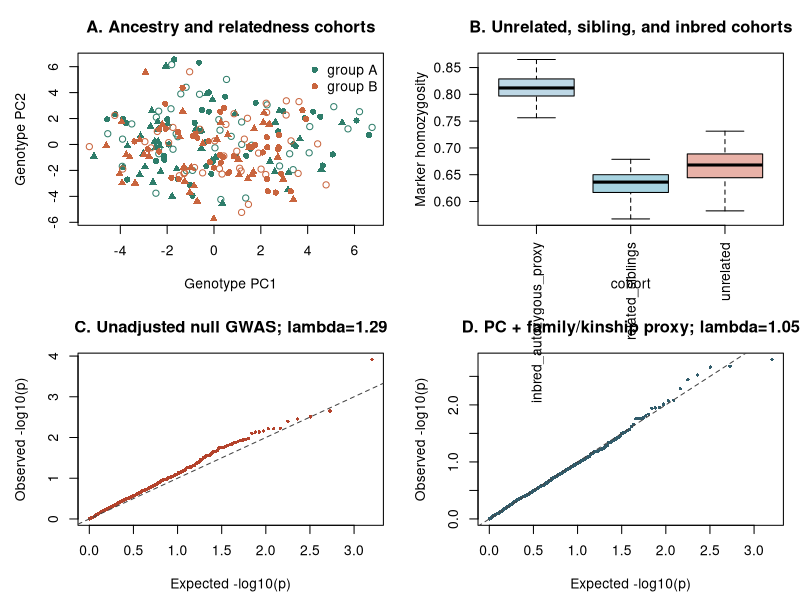

Reproduce this figure in R.
#!/usr/bin/env Rscript

# Figure 13: synthetic human cohort relatedness and GWAS-calibration benchmark.
# This creates no clinical phenotype and uses no patient data. It demonstrates
# why ancestry and close relatedness can inflate association statistics.

args <- commandArgs(trailingOnly = TRUE)
get_arg <- function(flag, default) { i <- match(flag, args, nomatch = 0L); if (!i || i == length(args)) default else args[i + 1L] }
script_argument <- grep("^--file=", commandArgs(), value = TRUE)
script_path <- if (length(script_argument)) sub("^--file=", "", script_argument[1L]) else "analysis/paper_fig/fig13_human_relatedness_gwas_calibration.R"
repo_root <- normalizePath(file.path(dirname(script_path), "..", ".."), mustWork = FALSE)
if (!dir.exists(repo_root)) repo_root <- normalizePath(".")
setwd(repo_root)

out_dir <- get_arg("--out_dir", file.path("analysis", "results", "human_relatedness_gwas_calibration"))
seed <- as.integer(get_arg("--seed", "1301"))
n_per_group <- as.integer(get_arg("--n_per_group", "120"))
n_markers <- as.integer(get_arg("--n_markers", "800"))
dir.create(out_dir, recursive = TRUE, showWarnings = FALSE)
set.seed(seed)

# Two synthetic ancestry groups differ in allele frequencies. Within each
# group we create unrelated individuals, sibling pairs, and an autozygous
# inbreeding proxy. The latter increases homozygosity at heterozygous markers
# and is explicitly synthetic; it is not a reconstruction of human pedigrees.
if (n_per_group %% 3L != 0L) stop("n_per_group must be divisible by three")
n <- 2L * n_per_group
ancestry <- character(n)
cohort <- character(n)
family <- character(n)
base_af <- runif(n_markers, 0.08, 0.42)
delta <- rnorm(n_markers, 0, 0.10)
af_a <- pmin(0.49, pmax(0.01, base_af + delta))
af_b <- pmin(0.49, pmax(0.01, base_af - delta))
G <- matrix(NA_real_, nrow = n_markers, ncol = n)
cursor <- 0L
for (g in c("group_A", "group_B")) {
  n_each <- n_per_group / 3L
  af <- if (g == "group_A") af_a else af_b
  unrelated_idx <- seq.int(cursor + 1L, cursor + n_each)
  G[, unrelated_idx] <- matrix(rbinom(n_markers * n_each, 2L, rep(af, each = n_each)), nrow = n_markers)
  ancestry[unrelated_idx] <- g; cohort[unrelated_idx] <- "unrelated"
  family[unrelated_idx] <- paste0(g, "_unrelated_", seq_len(n_each))
  cursor <- cursor + n_each

  sibling_idx <- seq.int(cursor + 1L, cursor + n_each)
  parents <- matrix(rbinom((n_each / 2L) * n_markers * 2L, 2L, rep(af, each = n_each)), nrow = n_markers)
  for (pair in seq_len(n_each / 2L)) {
    father <- parents[, 2L * pair - 1L]; mother <- parents[, 2L * pair]
    gamete <- function(x) rbinom(length(x), 1L, x / 2)
    G[, sibling_idx[2L * pair - 1L]] <- gamete(father) + gamete(mother)
    G[, sibling_idx[2L * pair]] <- gamete(father) + gamete(mother)
  }
  ancestry[sibling_idx] <- g; cohort[sibling_idx] <- "related_siblings"
  family[sibling_idx] <- rep(paste0(g, "_sibling_", seq_len(n_each / 2L)), each = 2L)
  cursor <- cursor + n_each

  inbred_idx <- seq.int(cursor + 1L, cursor + n_each)
  inbred <- matrix(rbinom(n_markers * n_each, 2L, rep(af, each = n_each)), nrow = n_markers)
  heterozygous <- inbred == 1L & matrix(runif(n_markers * n_each), nrow = n_markers) < 0.45
  inbred[heterozygous] <- 2L * rbinom(sum(heterozygous), 1L, rep(af, length.out = sum(heterozygous)))
  G[, inbred_idx] <- inbred
  ancestry[inbred_idx] <- g; cohort[inbred_idx] <- "inbred_autozygous_proxy"
  family[inbred_idx] <- paste0(g, "_autozygous_", seq_len(n_each))
  cursor <- cursor + n_each
}
samples <- sprintf("human_%03d", seq_len(n))
markers <- data.frame(marker_id = sprintf("chr10_marker_%04d", seq_len(n_markers)), seqname = "chr10", pos = sort(sample.int(10000000L, n_markers)), ref = "A", alt = "G", G, check.names = FALSE, stringsAsFactors = FALSE)
names(markers)[6:ncol(markers)] <- samples
geno_file <- file.path(out_dir, "synthetic_human_chr10_genotypes.tsv")
write.table(markers, geno_file, sep = "\t", row.names = FALSE, quote = FALSE)

# No marker causes this trait. A group-level environmental shift is deliberately
# inserted so an unadjusted GWAS has confounding to discover.
trait <- 1.2 * as.integer(ancestry == "group_B") + rnorm(n, 0, 1)
pheno <- data.frame(sample = samples, ancestry = ancestry, cohort = cohort, family = family, marker_homozygosity = colMeans(G == 0L | G == 2L), synthetic_null_trait = trait, stringsAsFactors = FALSE)
write.table(pheno, file.path(out_dir, "synthetic_null_phenotype.tsv"), sep = "\t", row.names = FALSE, quote = FALSE)

# PCs and kinship eigenvectors are derived from all markers. The adjusted scan
# uses both plus known family labels, providing an explicit family/kinship-aware
# fixed-effect calibration demonstration (not a replacement for an LMM).
Z <- scale(t(G), center = TRUE, scale = FALSE)
pc <- stats::prcomp(Z, rank. = 6L)$x
K <- tcrossprod(Z) / ncol(Z)
kin_eigen <- eigen(K, symmetric = TRUE)$vectors[, 1:6, drop = FALSE]
association <- function(adjusted = FALSE) {
  p <- numeric(n_markers)
  for (j in seq_len(n_markers)) {
    dat <- data.frame(y = trait, dosage = G[j, ], PC1 = pc[, 1], PC2 = pc[, 2], K1 = kin_eigen[, 1], K2 = kin_eigen[, 2], family = family)
    fit <- if (adjusted) stats::lm(y ~ dosage + PC1 + PC2 + K1 + K2 + family, data = dat) else stats::lm(y ~ dosage, data = dat)
    p[j] <- summary(fit)$coefficients["dosage", "Pr(>|t|)"]
  }
  p
}
cat("1. Running unadjusted and PC-plus-kinship-adjusted null GWAS scans...\n")
p_naive <- association(FALSE)
p_adjusted <- association(TRUE)
lambda <- function(p) stats::median(stats::qchisq(1 - p, 1L), na.rm = TRUE) / stats::qchisq(0.5, 1L)
results <- data.frame(marker_id = markers$marker_id, seqname = "chr10", pos = markers$pos, naive_p_value = p_naive, pc_kinship_p_value = p_adjusted, stringsAsFactors = FALSE)
write.table(results, file.path(out_dir, "gwas_calibration_results.tsv"), sep = "\t", row.names = FALSE, quote = FALSE)
metrics <- data.frame(method = c("unadjusted", "PC_plus_kinship_eigenvectors"), genomic_inflation_lambda = c(lambda(p_naive), lambda(p_adjusted)), false_positive_rate_0_05 = c(mean(p_naive < 0.05), mean(p_adjusted < 0.05)), stringsAsFactors = FALSE)
write.table(metrics, file.path(out_dir, "gwas_calibration_metrics.tsv"), sep = "\t", row.names = FALSE, quote = FALSE)

figure <- file.path(out_dir, "figure13_human_relatedness_gwas_calibration.png")
png(figure, width = 2000, height = 1500, res = 180)
par(mfrow = c(2, 2), mar = c(4.5, 4.7, 3.2, 1))
plot(pc[, 1], pc[, 2], col = ifelse(ancestry == "group_A", "#2E7D6A", "#C9653E"), pch = ifelse(cohort == "related_siblings", 16, ifelse(cohort == "inbred_autozygous_proxy", 17, 1)), xlab = "Genotype PC1", ylab = "Genotype PC2", main = "A. Ancestry and relatedness cohorts")
legend("topright", legend = c("group A", "group B"), col = c("#2E7D6A", "#C9653E"), pch = 16, bty = "n")
boxplot(marker_homozygosity ~ cohort, data = pheno, las = 2, col = c("#BED8E6", "#A7D3E0", "#E9B2A8"), ylab = "Marker homozygosity", main = "B. Unrelated, sibling, and inbred cohorts")
qq <- function(p, col, title) { obs <- -log10(sort(p)); exp <- -log10(ppoints(length(p))); plot(exp, obs, pch = 16, cex = 0.55, col = col, xlab = "Expected -log10(p)", ylab = "Observed -log10(p)", main = title); abline(0, 1, lty = 2, col = "#444444") }
qq(p_naive, "#B4422B", paste0("C. Unadjusted null GWAS; lambda=", sprintf("%.2f", lambda(p_naive))))
qq(p_adjusted, "#315C6B", paste0("D. PC + family/kinship proxy; lambda=", sprintf("%.2f", lambda(p_adjusted))))
dev.off()

pass <- data.frame(
  samples = n, markers = n_markers, unrelated_individuals = sum(cohort == "unrelated"), related_sibling_individuals = sum(cohort == "related_siblings"), inbred_proxy_individuals = sum(cohort == "inbred_autozygous_proxy"),
  naive_lambda = lambda(p_naive), adjusted_lambda = lambda(p_adjusted),
  adjustment_reduces_inflation = lambda(p_adjusted) < lambda(p_naive),
  figure_exists = file.exists(figure),
  limitation = "Synthetic null phenotype with programmed ancestry confounding; this is a calibration illustration, not human disease inference.",
  stringsAsFactors = FALSE
)
write.table(pass, file.path(out_dir, "validation_summary.tsv"), sep = "\t", row.names = FALSE, quote = FALSE)
cat("Completed Figure 13 demonstration:\n", normalizePath(out_dir), "\n", sep = "")
